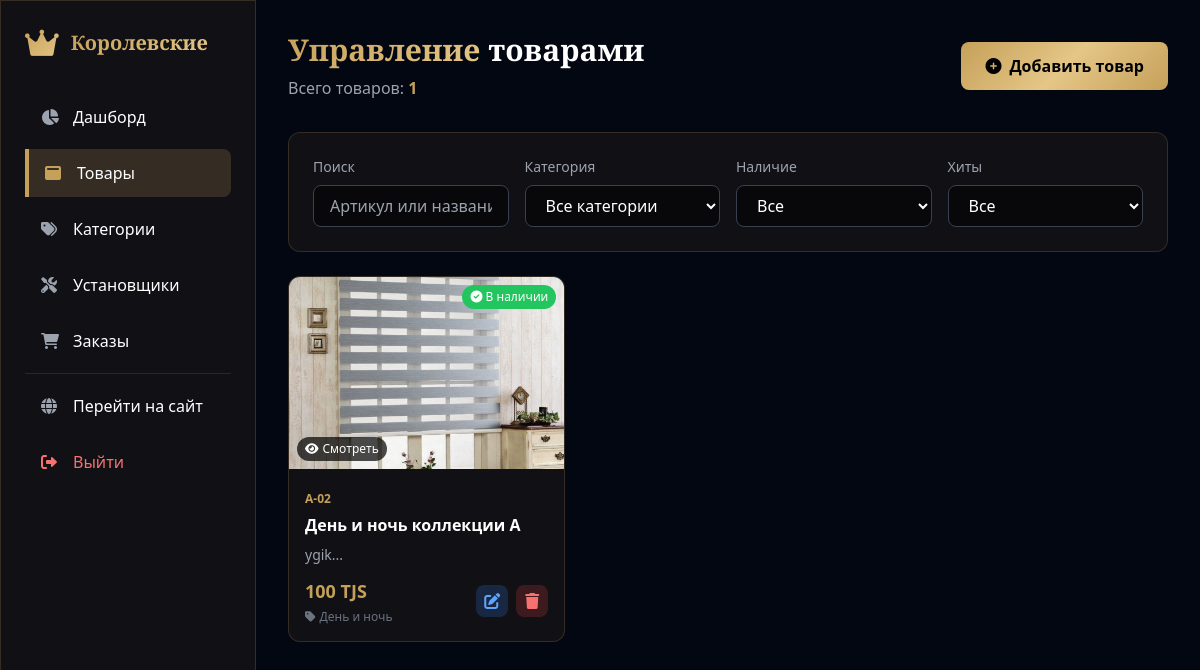
Page /admin/products (signed in) on the committed database.
### main.py (models this page shows, shortened)
class Product(Base):
    __tablename__ = "products"
    __table_args__ = {'extend_existing': True}
    id = Column(Integer, primary_key=True, index=True)
    product_id = Column(String, unique=True, index=True)
    name = Column(String)
    category_id = Column(Integer, ForeignKey("categories.id"))
    description = Column(Text)
    price = Column(Float, nullable=True)
    image = Column(String, nullable=True)  # Для обратной совместимости (первое фото)
    images = Column(Text, nullable=True)   # JSON массив путей ко всем фото
    material = Column(String, nullable=True)
    sizes = Column(String, nullable=True)
    in_stock = Column(Boolean, default=True)
    is_popular = Column(Boolean, default=False)
    created_at = Column(DateTime, default=datetime.now)
    category = relationship("Category", back_populates="products")

class Category(Base):
    __tablename__ = "categories"
    __table_args__ = {'extend_existing': True}
    id = Column(Integer, primary_key=True, index=True)
    name = Column(String, unique=True, index=True)
    description = Column(Text)
    image = Column(String, nullable=True)
    created_at = Column(DateTime, default=datetime.now)
    products = relationship("Product", back_populates="category")

### main.py (the view)
@app.get("/admin/products", response_class=HTMLResponse)
async def admin_products(request: Request, db: Session = Depends(get_db)):
    if not check_admin_auth(request):
        return RedirectResponse(url="/admin/login", status_code=303)
    products = db.query(Product).all()
    categories = db.query(Category).all()
    return templates.TemplateResponse(
        "admin/products.html",
        {
            "request": request,
            "products": products,
            "categories": categories
        }
    )

### templates/admin/products.html (shortened to what this page needs)
<!DOCTYPE html>
<html lang="ru">
<head>
    <script src="https://cdn.tailwindcss.com"></script>
    <link rel="stylesheet" href="https://cdnjs.cloudflare.com/ajax/libs/font-awesome/6.0.0/css/all.min.css">
</head>
<body class="bg-gray-950 text-white">
    <div class="flex h-screen">
        <div class="w-64 glass-card h-full fixed left-0 top-0 p-6 overflow-y-auto">
            <div class="flex items-center space-x-3 mb-8">
                <i class="fas fa-crown text-3xl royal-text"></i>
                <span class="text-xl font-bold royal-font">
                    <span class="royal-text">Королевские</span>
                </span>
            </div>
            <nav class="space-y-2">
                <a href="/admin" class="flex items-center space-x-3 px-4 py-3 hover:bg-gray-800 rounded-lg transition">
                    <i class="fas fa-chart-pie text-gray-400 w-5"></i><span>Дашборд</span>
                </a>
                <a href="/admin/products" class="flex items-center space-x-3 px-4 py-3 bg-[#C5A059] bg-opacity-20 border-l-4 border-[#C5A059] rounded-r-lg">
                    <i class="fas fa-window-maximize text-[#C5A059] w-5"></i><span>Товары</span>
                </a>
                <a href="/admin/categories" class="flex items-center space-x-3 px-4 py-3 hover:bg-gray-800 rounded-lg transition">
                    <i class="fas fa-tags text-gray-400 w-5"></i><span>Категории</span>
                </a>
                <a href="/admin/installers" class="flex items-center space-x-3 px-4 py-3 hover:bg-gray-800 rounded-lg transition">
                    <i class="fas fa-tools text-gray-400 w-5"></i><span>Установщики</span>
                </a>
                <a href="/admin/orders" class="flex items-center space-x-3 px-4 py-3 hover:bg-gray-800 rounded-lg transition">
                    <i class="fas fa-shopping-cart text-gray-400 w-5"></i><span>Заказы</span>
                </a>
                <div class="border-t border-gray-800 my-4"></div>
                <a href="/" target="_blank" class="flex items-center space-x-3 px-4 py-3 hover:bg-gray-800 rounded-lg transition">
                    <i class="fas fa-globe text-gray-400 w-5"></i><span>Перейти на сайт</span>
                </a>
                <a href="/admin/logout" class="flex items-center space-x-3 px-4 py-3 hover:bg-red-900 hover:bg-opacity-30 rounded-lg transition text-red-400">
                    <i class="fas fa-sign-out-alt w-5"></i><span>Выйти</span>
                </a>
            </nav>
        </div>
        <div class="flex-1 ml-64 p-8 overflow-y-auto">
            <div class="flex justify-between items-center mb-8">
                <div>
                    <h1 class="text-3xl royal-font font-bold">
                        <span class="royal-text">Управление</span>
                        <span class="text-white"> товарами</span>
                    </h1>
                    <p class="text-gray-400 mt-2">
                        Всего товаров: <span id="totalProducts" class="text-[#C5A059] font-bold">{{ products|length }}</span>
                    </p>
                </div>
                <button onclick="document.getElementById('addProductModal').classList.remove('hidden')"
                        class="royal-gradient text-black px-6 py-3 rounded-lg font-semibold hover:shadow-2xl transform hover:scale-105 transition flex items-center space-x-2">
                    <i class="fas fa-plus-circle"></i>
                    <span>Добавить товар</span>
                </button>
            </div>
            <div class="glass-card rounded-xl p-6 mb-6">
                <div class="grid grid-cols-1 md:grid-cols-4 gap-4">
                    <div>
                        <label class="block text-gray-400 mb-2 text-sm">Поиск</label>
                        <input type="text" id="searchInput" onkeyup="filterProducts()"
                               class="w-full bg-black bg-opacity-50 border border-gray-700 rounded-lg px-4 py-2 text-white focus:outline-none focus:border-[#C5A059]"
                               placeholder="Артикул или название...">
                    </div>
                    <div>
                        <label class="block text-gray-400 mb-2 text-sm">Категория</label>
                        <select id="categoryFilter" onchange="filterProducts()"
                                class="w-full bg-black bg-opacity-50 border border-gray-700 rounded-lg px-4 py-2 text-white focus:outline-none focus:border-[#C5A059]">
                            <option value="all">Все категории</option>
                        </select>
                    </div>
                    <div>
                        <label class="block text-gray-400 mb-2 text-sm">Наличие</label>
                        <select id="stockFilter" onchange="filterProducts()"
                                class="w-full bg-black bg-opacity-50 border border-gray-700 rounded-lg px-4 py-2 text-white focus:outline-none focus:border-[#C5A059]">
                            <option value="all">Все</option>
                        </select>
                    </div>
                    <div>
                        <label class="block text-gray-400 mb-2 text-sm">Хиты</label>
                        <select id="popularFilter" onchange="filterProducts()"
                                class="w-full bg-black bg-opacity-50 border border-gray-700 rounded-lg px-4 py-2 text-white focus:outline-none focus:border-[#C5A059]">
                            <option value="all">Все</option>
                        </select>
                    </div>
                </div>
            </div>
            <div class="grid grid-cols-1 md:grid-cols-2 lg:grid-cols-3 gap-6" id="productsGrid">
                {% for product in products %}
                <div class="product-card glass-card rounded-xl overflow-hidden"
                     data-id="{{ product.id }}"
                     data-name="{{ product.name|lower }}"
                     data-sku="{{ product.product_id|lower }}"
                     data-category="{{ product.category_id }}"
                     data-stock="{{ 'in_stock' if product.in_stock else 'out_of_stock' }}"
                     data-popular="{{ 'popular' if product.is_popular else 'normal' }}">
                    <div class="relative h-48 bg-gray-800">
                        {% if product.image %}
                        <img src="{{ product.image }}" alt="{{ product.name }}" class="w-full h-full object-cover">
                        {% else %}
                        <div class="w-full h-full flex items-center justify-center">
                            <i class="fas fa-blinds text-6xl text-gray-600"></i>
                        </div>
                        {% endif %}
                        <div class="absolute top-2 right-2 flex space-x-2">
                            {% if product.in_stock %}
                            <span class="bg-green-500 text-white px-2 py-1 rounded-full text-xs">
                                <i class="fas fa-check-circle"></i> В наличии
                            </span>
                            {% else %}
                            <span class="bg-yellow-500 text-black px-2 py-1 rounded-full text-xs">
                                <i class="fas fa-clock"></i> Под заказ
                            </span>
                            {% endif %}
                        </div>
                        <a href="/product/{{ product.product_id }}" target="_blank"
                           class="absolute bottom-2 left-2 bg-black bg-opacity-70 text-white px-2 py-1 rounded-full text-xs hover:bg-[#C5A059] hover:text-black transition flex items-center space-x-1">
                            <i class="fas fa-eye"></i>
                            <span>Смотреть</span>
                        </a>
                    </div>
                    <div class="p-4">
                        <div class="flex justify-between items-start mb-2">
                            <div>
                                <span class="text-xs text-[#C5A059] font-semibold">{{ product.product_id }}</span>
                                <h3 class="font-bold text-white mt-1">{{ product.name }}</h3>
                            </div>
                        </div>
                        <p class="text-sm text-gray-400 mb-3 line-clamp-2">{{ product.description[:100] }}...</p>
                        <div class="flex items-center justify-between">
                            <div>
                                {% if product.price %}
                                <span class="text-lg font-bold text-[#C5A059]">{{ "{:,.0f}".format(product.price) }} TJS</span>
                                {% else %}
                                <span class="text-sm text-gray-500">Цена по запросу</span>
                                {% endif %}
                                {% for category in categories %}
                                    {% if category.id == product.category_id %}
                                    <p class="text-xs text-gray-500 mt-1">
                                        <i class="fas fa-tag mr-1"></i>{{ category.name }}
                                    </p>
                                    {% endif %}
                                {% endfor %}
                            </div>
                            <div class="flex space-x-2">
                                <a href="/admin/products/edit/{{ product.id }}"
                                   class="w-8 h-8 bg-blue-500 bg-opacity-20 rounded-lg flex items-center justify-center text-blue-400 hover:bg-opacity-100 hover:text-white transition edit-btn"
                                   title="Редактировать товар">
                                    <i class="fas fa-edit"></i>
                                </a>
                                <form method="post" action="/admin/products/delete/{{ product.id }}"
                                      onsubmit="return confirm('Вы уверены, что хотите удалить товар «{{ product.name }}»?\nАртикул: {{ product.product_id }}')">
                                    <button type="submit"
                                            class="w-8 h-8 bg-red-500 bg-opacity-20 rounded-lg flex items-center justify-center text-red-400 hover:bg-opacity-100 hover:text-white transition edit-btn"
                                            title="Удалить товар">
                                        <i class="fas fa-trash"></i>
                                    </button>
                                </form>
                            </div>
                        </div>
                    </div>
                </div>
                {% endfor %}
            </div>
        </div>
    </div>
</body>
</html>

### templates/admin/products.html (style rules this page uses)
.royal-font { font-family: 'Cormorant Garamond', serif; }
.royal-gradient { background: linear-gradient(135deg, #C5A059 0%, #E5C687 50%, #C5A059 100%); }
.royal-text { background: linear-gradient(135deg, #C5A059, #E5C687); -webkit-background-clip: text; -webkit-text-fill-color: transparent; background-clip: text; }
.glass-card { background: rgba(17, 17, 23, 0.95); backdrop-filter: blur(10px); border: 1px solid rgba(197, 160, 89, 0.2); }
.product-card { transition: all 0.3s ease; position: relative; }
.edit-btn { transition: all 0.3s ease; }

### rows in the picture
Product: image (picture), in_stock True (drawn), product_id "А-02", name "День и ночь коллекции А", description "ygik", price "100"
Category: name "День и ночь"

### other values in the picture
{{ products|length }} "1"
